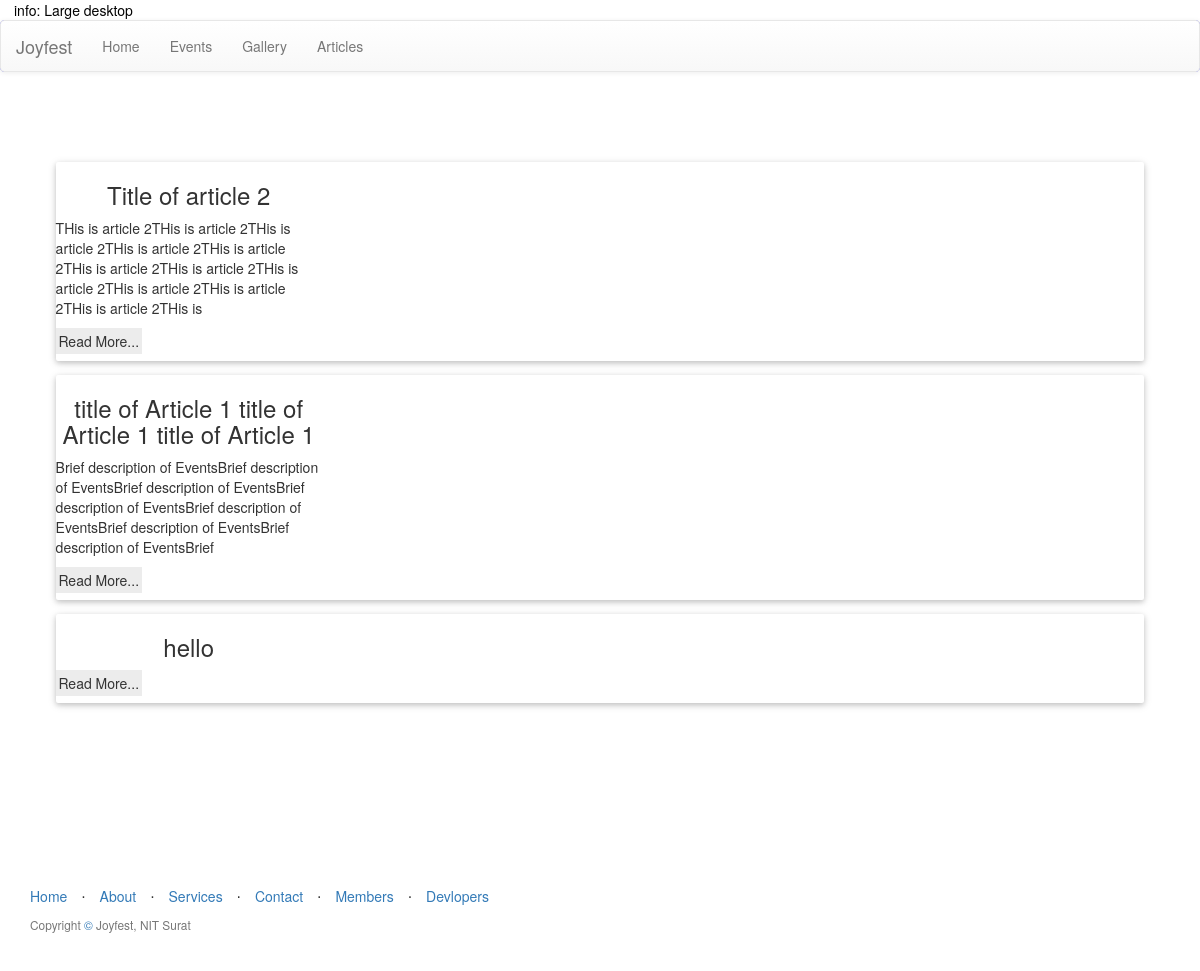
Page /api/articles.php on the earlier database version.
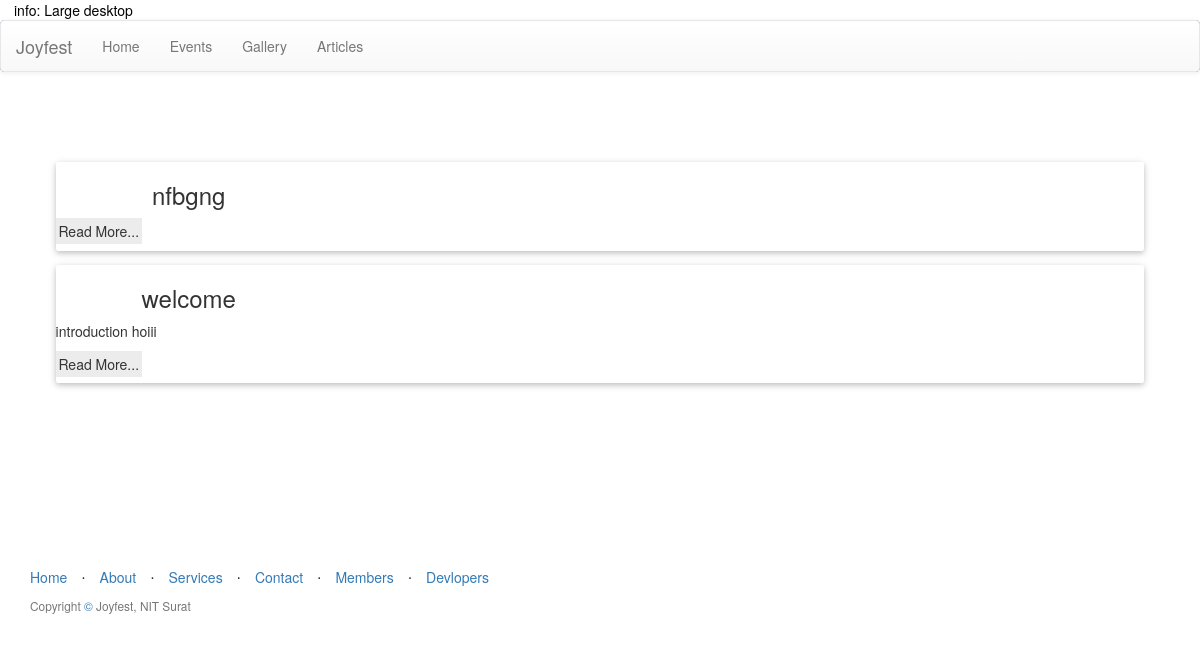
Same page on the later database version.
### tables this page shows
CREATE TABLE IF NOT EXISTS `article` (
  `article_id` int(11) NOT NULL,
  `article_head` varchar(127) NOT NULL,
  `article_body` text NOT NULL,
  `article_create_date` datetime NOT NULL DEFAULT CURRENT_TIMESTAMP
);

### api/functiona.php (called while the page is built, shortened)
<?php
class functiona
{
public static function tabledata($sql)
{
	$cn = mysqli_connect("localhost","root","","joyfest")
		or
	die(mysqli_error());
	$result = mysqli_query($cn,$sql);
	$ar=array();
	if($result)
	{
		while($row=mysqli_fetch_array($result))
		{
			$ar[]=$row;
		}
	}
	return $ar;
}
}
?>

### api/articles.php (the view, shortened to what this page needs)
<?php
include("functiona.php");
$f = new functiona();
$sql = "select * from article order by article_id desc";
$result = $f->tabledata($sql);
function truncate($mytext,$id) {
    $chars = 200;
    $mytext = substr($mytext,0,$chars);
    $mytext = substr($mytext,0,strrpos($mytext,' '));
    return $mytext;
}
?>
<!DOCTYPE html>
<html >
  <head>
      <link rel="stylesheet" href="https://maxcdn.bootstrapcdn.com/bootstrap/3.3.4/css/bootstrap.min.css">
      <link rel="stylesheet" href="https://maxcdn.bootstrapcdn.com/bootstrap/3.3.4/css/bootstrap-theme.min.css">
			<link rel="stylesheet" href="../css/style.css">
      <link rel="stylesheet" href="../css/normalize.css">
        <link rel="stylesheet" href="../css/style1.css">
    <link rel="stylesheet" href="http://maxcdn.bootstrapcdn.com/bootstrap/3.3.5/css/bootstrap.min.css">
  </head>
  <body>
    <nav class="navbar navbar-default" style="background-color:blue;">
  <div class="container-fluid">
    <div class="navbar-header">
      <a class="navbar-brand" href="#">Joyfest</a>
    </div>
    <div class="collapse navbar-collapse " id="bs-example-navbar-collapse-1" >
      <ul class="nav navbar-nav" >
        <li><a href="index.php">Home</a></li>
        <li><a href="event.php">Events</a></li>
        <li><a href="gallery.php">Gallery</a></li>
        <li><a href="articles.php">Articles</a></li>
      </ul>
    </div>
  </div>
</nav>
  <div class="container">
			<div class="wrapper">
			  <div class="wrapper_inner">
			    <section class="gallery">
<?php
foreach($result as $article)
{
	echo '
	<section>
	<div class="card" >
	<div class="gallery_item">
		<span class="gallery_item_preview">
				<h3 align="center" style="font:red">'.$article[1].'</h3>
				<p>'.truncate($article[2],$article[0]).'</p>
				<a href="#" data-js="'.$article[0].'">Read More...</a>
				<br>
		<div data-lk="'.$article[0].'" class="gallery_item_full">
			<div class="box">
				<h3>'.$article[1].'</h3>
				<p>'.$article[2].'</p>
			</div>
		</div>
	</div>
	</div>
	</section>';
}
?>
</section>
</div>
</div>
  </div>
    <footer>
          <div class="container">
              <div class="row">
                  <div class="col-lg-12">
                      <ul class="list-inline">
                          <li>
                              <a href="#">Home</a>
                          </li>
                          <li class="footer-menu-divider">&sdot;</li>
                          <li>
                              <a href="#about">About</a>
                          </li>
                          <li class="footer-menu-divider">&sdot;</li>
                          <li>
                              <a href="#services">Services</a>
                          </li>
                          <li class="footer-menu-divider">&sdot;</li>
                          <li>
                              <a href="#contact">Contact</a>
                          </li>
                          <li class="footer-menu-divider">&sdot;</li>
                          <li>
                              <a href="devlopers.html">Members</a>
                          </li>
                          <li class="footer-menu-divider">&sdot;</li>
                          <li>
                              <a href="devlopers.html">Devlopers</a>
                          </li>
                      </ul>
                      <p class="copyright text-muted small">Copyright <a href="../html/login.html">&copy;</a> Joyfest, NIT Surat </p>
                  </div>
              </div>
          </div>
      </footer>
</body>
  </body>
</html>

Differences in the rows shown:
removed article: article_head "Title of article 2", truncate($article[2],$article[0]) "THis is article 2THis is article 2THis is article 2THis is article 2THis is article 2THis is article 2THis is article 2THis is article 2THis is article 2THis is article 2THis is article 2THis is"
removed article: article_head "title of Article 1 title of Article 1 title of Article 1", truncate($article[2],$article[0]) "Brief description of EventsBrief description of EventsBrief description of EventsBrief description of EventsBrief description of EventsBrief description of EventsBrief description of EventsBrief"
removed article: article_head "hello"
added article: article_head "nfbgng"
added article: article_head "welcome", truncate($article[2],$article[0]) "introduction hoiii"
